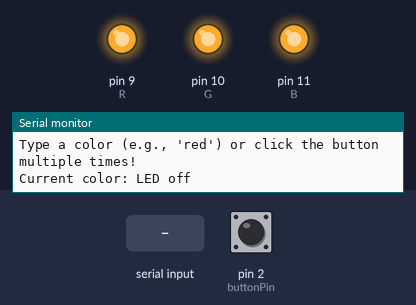
A sketch run on a simulated Arduino Uno, built with avr-gcc and run on an emulated ATmega328P. On the bench: output pins drawn as LEDs (lit = HIGH), the last lines printed to the serial monitor. Inputs (shaded band) come from the test bench; at power-on: pin 2 (buttonPin) HIGH.

Above: at 1.2 s.
1.3 s: pin 2 (buttonPin) pulled LOW for 0.15 s
At 3.2 s:
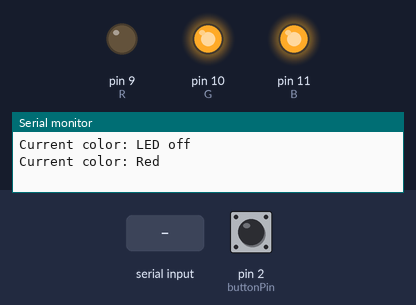
4.3 s: "green\n" received over Serial
At 5.1 s:
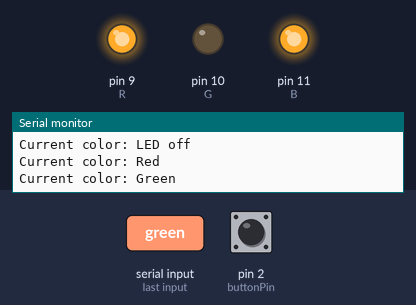
5.8 s: "blue\n" received over Serial
At 6.2 s:
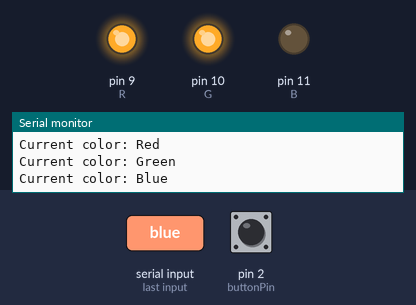
7.3 s: "yellow\n" received over Serial
At 8.5 s:
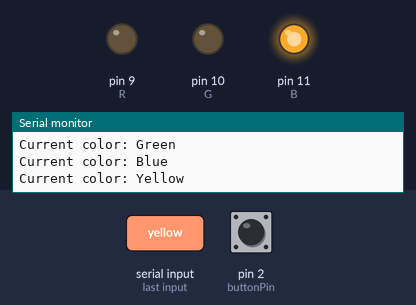
8.8 s: "purple\n" received over Serial
At 9.8 s:
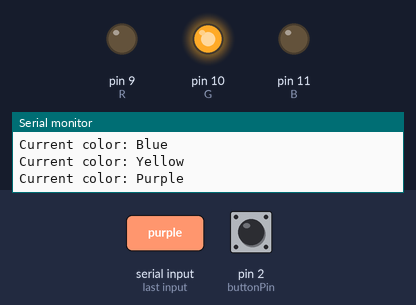
10.3 s: "cyan\n" received over Serial
At 10.9 s:
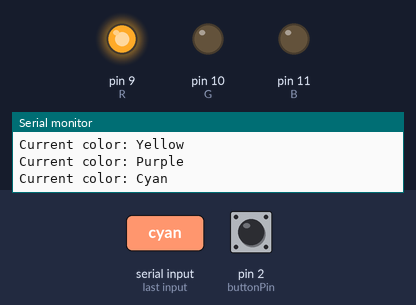
Timing chart, 0 to 12.8 s (numbered marks = the images above; inputs shaded):
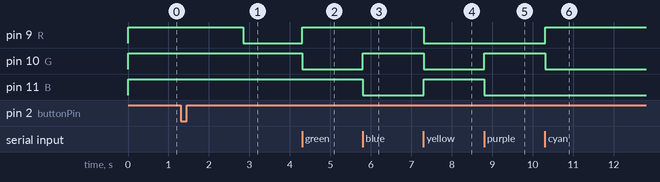

The sketch:

Button_LED_switch.ino
```cpp
const int buttonPin = 2;
const int R = 9;
const int G = 10;
const int B = 11;

int buttonState = 1;
int ledcolor = 0;
bool buttonPressed = false;
String currentcolor = "LED off";

//Variables for counting clicks in a time interval
unsigned long clickStartTime = 0;
const long clickWindow = 1500;
int clickCount = 0;
bool isCounting = false;

void setup() {
  pinMode(R, OUTPUT);
  pinMode(G, OUTPUT);
  pinMode(B, OUTPUT);
  pinMode(buttonPin, INPUT);
  Serial.begin(9600);

  Serial.println("Type a color (e.g., 'red') or click the button multiple times!");
  setLEDColor();
}

void loop() {
  // Check for Serial Monitor Input
  if (Serial.available() > 0) {
    String input = Serial.readStringUntil('\n');
    input.trim();
    input.toLowerCase();

    if (input == "off") ledcolor = 0;
    else if (input == "red") ledcolor = 1;
    else if (input == "green") ledcolor = 2;
    else if (input == "blue") ledcolor = 3;
    else if (input == "yellow") ledcolor = 4;
    else if (input == "purple") ledcolor = 5;
    else if (input == "cyan") ledcolor = 6;
    else if (input == "white") ledcolor = 7;

    setLEDColor();
  }

  // Check for Button Clicks
  buttonState = digitalRead(buttonPin);

  if (buttonState == LOW && !buttonPressed) {
    buttonPressed = true;
    delay(50); // Debounce to prevent false double-clicks

    if (!isCounting) {
      isCounting = true; // Start the timer on the first click
      clickStartTime = millis();
      clickCount = 0;
    }
    clickCount++;
  }

  if (buttonState == HIGH && buttonPressed) {
    buttonPressed = false;
    delay(50);
  }

  // Apply the color when the click time interval finishes
  if (isCounting && (millis() - clickStartTime >= clickWindow)) {
    isCounting = false; // Stop counting

    // Assign color based on clicks
    ledcolor = clickCount % 8; // % 8: wraps back to 0 if click more than 7 times
    setLEDColor();
  }
}

void setLEDColor() {
  if (ledcolor == 0) {
    currentcolor = "LED off";
    digitalWrite(R, HIGH);
    digitalWrite(G, HIGH);
    digitalWrite(B, HIGH);
  }
  else if (ledcolor == 1) {
    currentcolor = "Red";
    digitalWrite(R, LOW);
    digitalWrite(G, HIGH);
    digitalWrite(B, HIGH);
  }
  else if (ledcolor == 2) {
    currentcolor = "Green";
    digitalWrite(R, HIGH);
    digitalWrite(G, LOW);
    digitalWrite(B, HIGH);
  }
  else if (ledcolor == 3) {
    currentcolor = "Blue";
    digitalWrite(R, HIGH);
    digitalWrite(G, HIGH);
    digitalWrite(B, LOW);
  }
  else if (ledcolor == 4) {
    currentcolor = "Yellow";
    digitalWrite(R, LOW);
    digitalWrite(G, LOW);
    digitalWrite(B, HIGH);
  }
  else if (ledcolor == 5) {
    currentcolor = "Purple";
    digitalWrite(R, LOW);
    digitalWrite(G, HIGH);
    digitalWrite(B, LOW);
  }
  else if (ledcolor == 6) {
    currentcolor = "Cyan";
    digitalWrite(R, HIGH);
    digitalWrite(G, LOW);
    digitalWrite(B, LOW);
  }
  else if (ledcolor == 7) {
    currentcolor = "White";
    digitalWrite(R, LOW);
    digitalWrite(G, LOW);
    digitalWrite(B, LOW);
  }

  Serial.print("Current color: ");
  Serial.println(currentcolor);
}
```

Measured:
- after the input at 1.3 s, pin 9 (R): HIGH → LOW after 1.6 s
- after the input at 4.3 s, pin 9 (R): LOW → HIGH at once; pin 10 (G): HIGH → LOW at once
- after the input at 5.8 s, pin 10 (G): LOW → HIGH at once; pin 11 (B): HIGH → LOW at once
- after the input at 7.3 s, pin 9 (R), pin 10 (G): HIGH → LOW at once; pin 11 (B): LOW → HIGH at once
- after the input at 8.8 s, pin 10 (G): LOW → HIGH at once; pin 11 (B): HIGH → LOW at once
- after the input at 10.3 s, pin 9 (R): LOW → HIGH at once; pin 10 (G): HIGH → LOW at once
